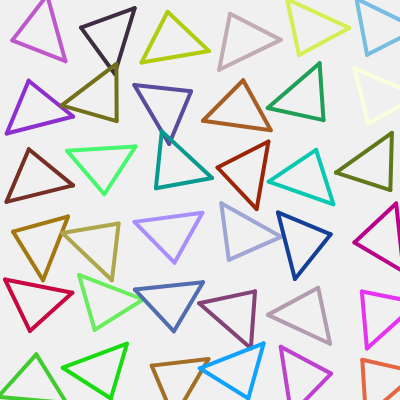
Frame 1 (no input)
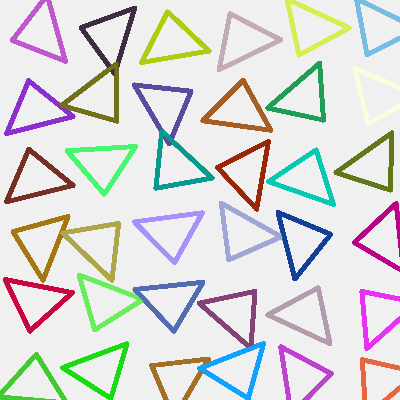
Frame 60 (no input)
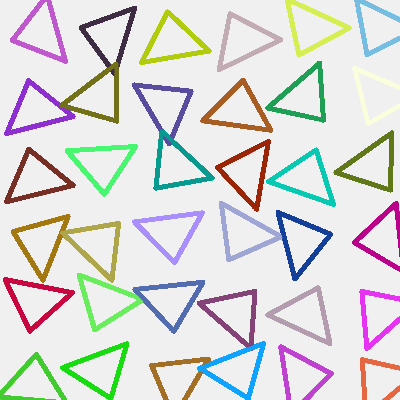
Frame 120 (the mouse pressed at the canvas centre since frame 60)

The p5.js sketch that drew these frames (run headless with seeded random() and noise() and a simulated clock; from frame 60 on, the mouse is pressed at the canvas centre):

// p5.js sketch
// ── sketch.js
let tileSize;
let tiles = [];

function setup() {
  createCanvas(400, 400);
  background(240);
  tileSize = random(40, 80);

  for (let y = 0; y < height; y += tileSize) {
    for (let x = 0; x < width; x += tileSize) {
      let tile = new Tile(x, y, tileSize);
      tiles.push(tile);
    }
  }
}

function draw() {
  for (let tile of tiles) {
    tile.draw();
  }
}

class Tile {
  constructor(x, y, size) {
    this.x = x;
    this.y = y;
    this.size = size;
    this.angle = random(0, TWO_PI);
    this.color = color(random(255), random(255), random(255));
  }

  draw() {
    push();
    translate(this.x + this.size / 2, this.y + this.size / 2);
    rotate(this.angle);
    stroke(this.color);
    strokeWeight(4);
    noFill();
    let halfSize = this.size / 2;
    let thirdSize = this.size / 3;
    line(-halfSize, -thirdSize, halfSize, -thirdSize);
    line(halfSize, -thirdSize, 0, thirdSize);
    line(0, thirdSize, -halfSize, -thirdSize);
    pop();
  }
}
